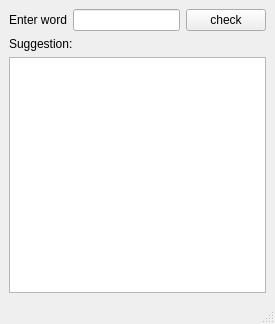
<?xml version="1.0" encoding="UTF-8"?>
<ui version="4.0">
 <class>MainWindow</class>
 <widget class="QMainWindow" name="MainWindow">
  <property name="geometry">
   <rect>
    <x>0</x>
    <y>0</y>
    <width>275</width>
    <height>324</height>
   </rect>
  </property>
  <property name="windowTitle">
   <string>MainWindow</string>
  </property>
  <widget class="QWidget" name="centralwidget">
   <layout class="QGridLayout" name="gridLayout">
    <item row="1" column="0">
     <layout class="QVBoxLayout" name="verticalLayout">
      <item>
       <widget class="QLabel" name="label_2">
        <property name="text">
         <string>Suggestion:</string>
        </property>
       </widget>
      </item>
      <item>
       <widget class="QPlainTextEdit" name="checkoutput">
        <property name="readOnly">
         <bool>true</bool>
        </property>
       </widget>
      </item>
     </layout>
    </item>
    <item row="0" column="0">
     <layout class="QHBoxLayout" name="horizontalLayout">
      <item>
       <widget class="QLabel" name="label">
        <property name="text">
         <string>Enter word</string>
        </property>
       </widget>
      </item>
      <item>
       <widget class="QLineEdit" name="lineinput"/>
      </item>
      <item>
       <widget class="QPushButton" name="checkbuttn">
        <property name="text">
         <string>check</string>
        </property>
       </widget>
      </item>
     </layout>
    </item>
   </layout>
  </widget>
  <widget class="QMenuBar" name="menubar">
   <property name="geometry">
    <rect>
     <x>0</x>
     <y>0</y>
     <width>275</width>
     <height>22</height>
    </rect>
   </property>
  </widget>
  <widget class="QStatusBar" name="statusbar"/>
 </widget>
 <resources/>
 <connections/>
</ui>
